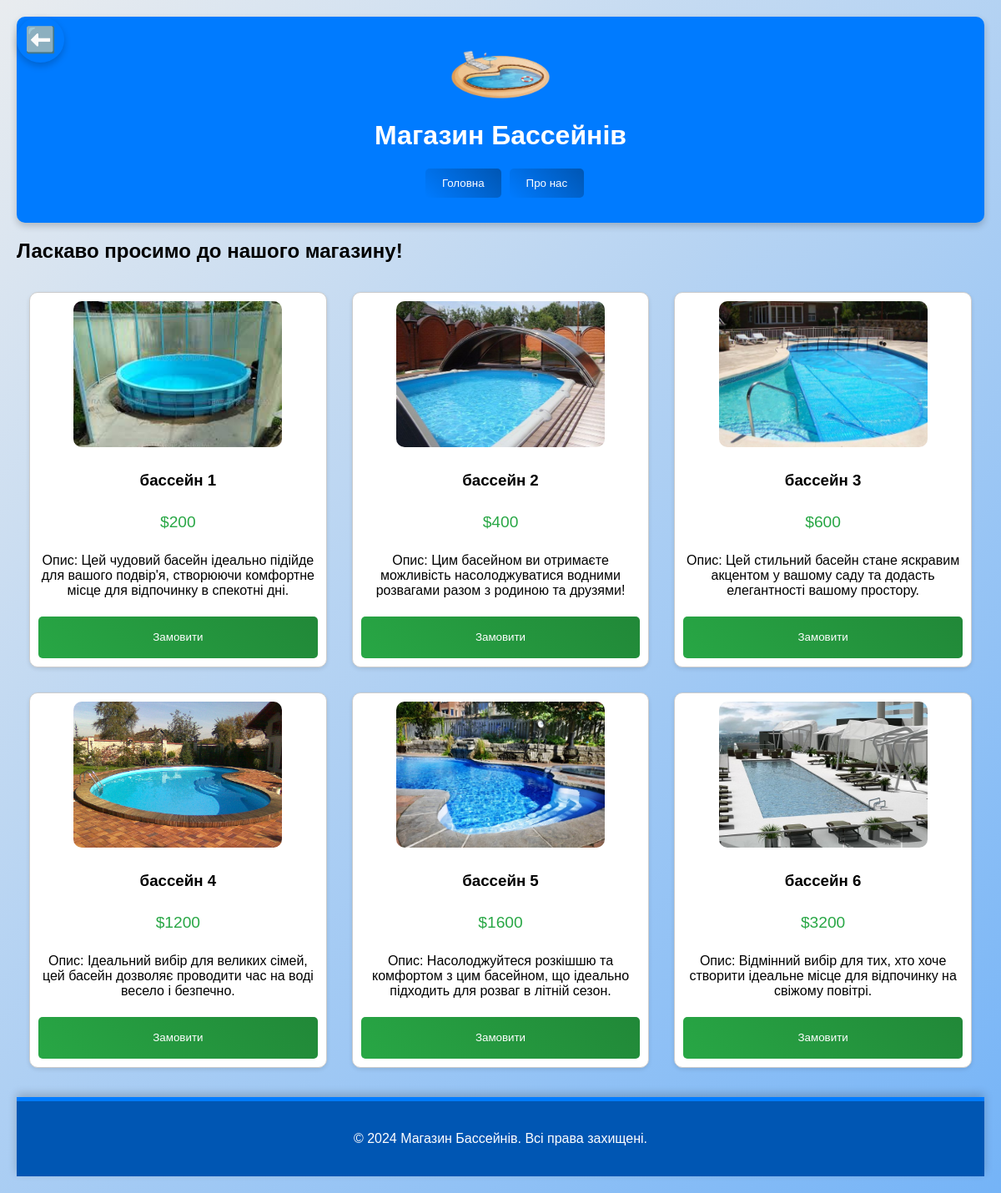
Page /products on the committed database.
### tables this page shows
CREATE TABLE products(id INTEGER PRIMARY KEY AUTOINCREMENT,name VARCHAR(255),description VARCHAR(255),price INTEGER,depth INTEGER,image_name VARCHAR(255));

### main.py (the view)
@app.route("/products")
def products():
    connection = sqlite3.connect("database.sqlite")
    cursor = connection.cursor()
    cards = cursor.execute("SELECT * FROM products").fetchall()
    connection.close()
    print(cards)
    return render_template('products_new.html', products=cards)

### templates/products_new.html
{% extends 'products.html' %}
{% block content %}
    {% for card in products %}
        <div class="product-card">
                <img src="{{ url_for('static', filename='img/' + card[5]) }}" alt={{card[1]}}  class="product-image">
                <h3>{{card[1]}}</h3>
                <p class="price">{{card[3]}}</p>
                <p>Опис: {{card[2]}}</p>
                <button class="order-button" onclick="navigateTo('order')">Замовити</button>
        </div>
    {% endfor %}
{% endblock %}

### static/style/style.css (style rules this page uses)
body { font-family: 'Arial', sans-serif; background: linear-gradient(135deg, #e9ecef, #007bff); background-size: 200% 200%; animation: backgroundAnimation 10s ease infinite; margin: 0; padding: 20px; animation: fadeIn 1s ease-in-out; }
.product-card { border: 2px solid #007bff; border-radius: 10px; padding: 15px; text-align: center; margin: 10px; background-color: #ffffff; box-shadow: 0 6px 15px rgba(0, 0, 0, 0.2); width: calc(33.333% - 20px); height: 450px; box-sizing: border-box; display: flex; flex-direction: column; justify-content: space-between; transition: transform 0.3s; animation: fadeInUp 0.5s ease forwards; opacity: 0; }
.product-image { width: 80%; max-width: 300px; height: auto; margin: 0 auto; border-radius: 10px; margin-bottom: 10px; transition: transform 0.3s; }
.price { font-size: 1.5em; margin: 10px 0; color: #28a745; }
.order-button { position: relative; background: linear-gradient(45deg, #28a745, #218838); color: white; border: none; border-radius: 5px; padding: 15px 30px; cursor: pointer; transition: background-color 0.3s, transform 0.3s, box-shadow 0.3s; height: 50px; margin-top: auto; }
.order-button::after { content: ''; position: absolute; top: 0; left: 0; width: 100%; height: 100%; background-color: rgba(40, 167, 69, 0.5); border-radius: 5px; transform: scale(0); transition: transform 0.3s; z-index: 0; }

### templates/products.html (style rules this page uses)
.product-image { width: 250px; height: 175px; object-fit: cover; border-radius: 10px; }
.product-card { display: flex; flex-direction: column; border: 1px solid #ccc; border-radius: 10px; margin: 15px; padding: 10px; box-shadow: 0 2px 5px rgba(0, 0, 0, 0.1); text-align: center; transition: transform 0.2s; width: calc(33.33% - 30px); }
.price { font-size: 1.2em; color: #28a745; margin: 10px 0; }
.order-button { background-color: #007bff; color: white; border: none; border-radius: 5px; cursor: pointer; transition: background-color 0.3s, transform 0.3s; padding: 10px; width: 100%; }

### rows in the picture
products: image_name (picture), name "бассейн 1", price "$200", description "Цей чудовий басейн ідеально підійде для вашого подвір'я, створюючи комфортне місце для відпочинку в спекотні дні."
products: image_name (picture), name "бассейн 2", price "$400", description "Цим басейном ви отримаєте можливість насолоджуватися водними розвагами разом з родиною та друзями!"
products: image_name (picture), name "бассейн 3", price "$600", description "Цей стильний басейн стане яскравим акцентом у вашому саду та додасть елегантності вашому простору."
products: image_name (picture), name "бассейн 4", price "$1200", description "Ідеальний вибір для великих сімей, цей басейн дозволяє проводити час на воді весело і безпечно."
products: image_name (picture), name "бассейн 5", price "$1600", description "Насолоджуйтеся розкішшю та комфортом з цим басейном, що ідеально підходить для розваг в літній сезон."
products: image_name (picture), name "бассейн 6", price "$3200", description "Відмінний вибір для тих, хто хоче створити ідеальне місце для відпочинку на свіжому повітрі."
